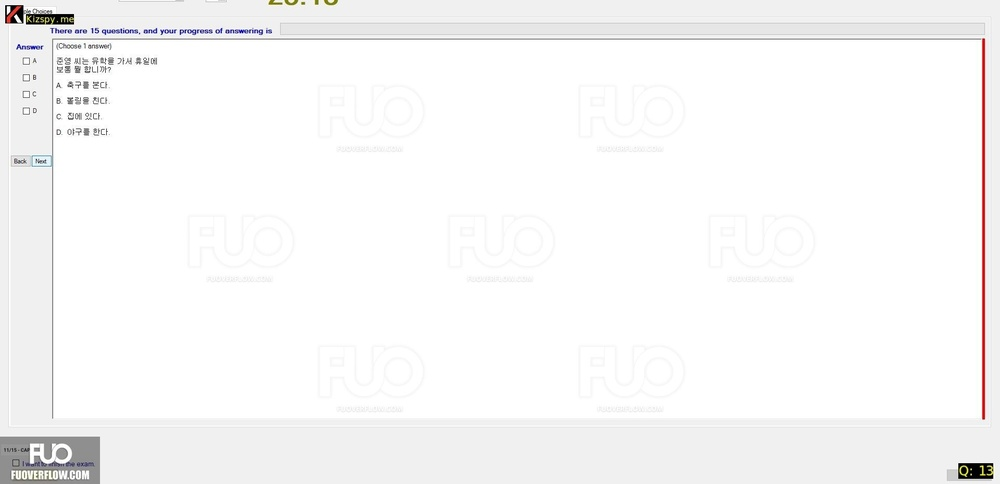
#> input picture nhung_dang_hinh/10.jpg, 1000 x 484 px, shrunk from 1920 x 930 before the run
$ python test_focus2.py
#> lines starting #> are read from the running program, lines starting #| are printed output that depends on the picture; after the words box and inside, x2 and y2 are one past the last pixel; in counts of white or black regions, pixels touching at a corner belong together
import cv2
import pytesseract
import re
from PIL import Image

# Đặt đường dẫn tới Tesseract executable (nếu cần thiết, chỉ áp dụng cho Windows)
#pytesseract.pytesseract.tesseract_cmd = r'C:\Users\ACER\Downloads\Thuctap\tesseract.exe'
pytesseract.pytesseract.tesseract_cmd = r'C:\Program Files\Tesseract-OCR\tesseract.exe'

def extract_text_from_contours(image_path, target_chars='ABCD', lang='kor'):
    # Đọc hình ảnh
#> called with image_path = 'nhung_dang_hinh/10.jpg', target_chars = 'ABCD', lang = 'kor'
    img = cv2.imread(image_path)
#> img is the input picture: shape (484, 1000, 3); mean B, G, R 247.6, 247.6, 247.9

    # Chuyển đổi hình ảnh sang grayscale
    gray = cv2.cvtColor(img, cv2.COLOR_BGR2GRAY)

    # Áp dụng ngưỡng để nhị phân hóa hình ảnh
    _, thresh = cv2.threshold(gray, 150, 255, cv2.THRESH_BINARY_INV)
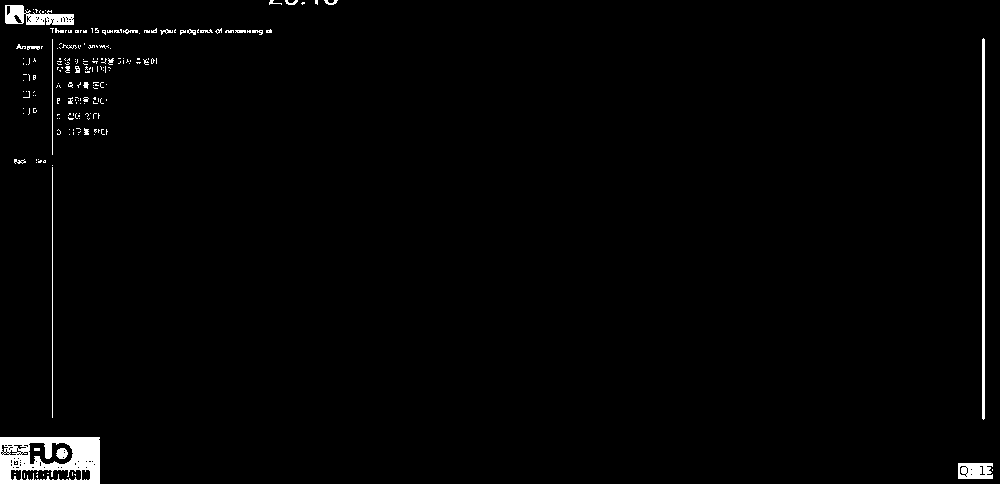
#> thresh: shape (484, 1000); 1.6% white; 200 white regions (172 under 20 px)

    # Tìm các đường viền trong hình ảnh
    contours, _ = cv2.findContours(thresh, cv2.RETR_EXTERNAL, cv2.CHAIN_APPROX_SIMPLE)
#> contours = 190 contours, 180 with area under 20; largest, box (x1, y1, x2, y2) and area: (0, 437, 100, 484) 4553, (5, 5, 74, 25) 791, (982, 38, 985, 420) 760, (958, 463, 993, 479) 474, (27, 46, 40, 50) 24

    detected_text = []

    for contour in contours:
        # Tìm khung hình chữ nhật bao quanh đường viền
        x, y, w, h = cv2.boundingRect(contour)

        # Cắt hình ảnh theo khung hình chữ nhật
        cropped_img = img[y:y+h, x:x+w]

        # Sử dụng pytesseract để nhận diện văn bản từ hình ảnh đã cắt
        text = pytesseract.image_to_string(cropped_img, lang=lang)

        # Kiểm tra nếu văn bản chứa bất kỳ ký tự nào trong target_chars
        if any(char in text for char in target_chars):
            detected_text.append(text.strip())

            # Vẽ khung hình chữ nhật xung quanh các ký tự được phát hiện
            cv2.rectangle(img, (x, y), (x + w, y + h), (0, 255, 0), 2)
#> this loop made 1 pass
#> (contour, x, y, w, h, cropped_img) on pass 1: ([[992, 469], [992, 470]], 992, 469, 1, 2, [[0, 61, 59], [0, 41, 41]])
#> after the loop, detected_text = []

    # Hiển thị hình ảnh với các khung chữ nhật đã được vẽ (tùy chọn)
    # cv2.imshow('Detected Characters', img)
    # cv2.waitKey(0)
    # cv2.destroyAllWindows()

    return detected_text

# Đường dẫn tới hình ảnh cần xử lý
image_path = 'nhung_dang_hinh/10.jpg'

# Nhận diện văn bản từ hình ảnh
#> (the run stopped early here; a loop or call above may not have finished)

$ run again, with nhung_dang_hinh/1.jpg copied over nhung_dang_hinh/10.jpg
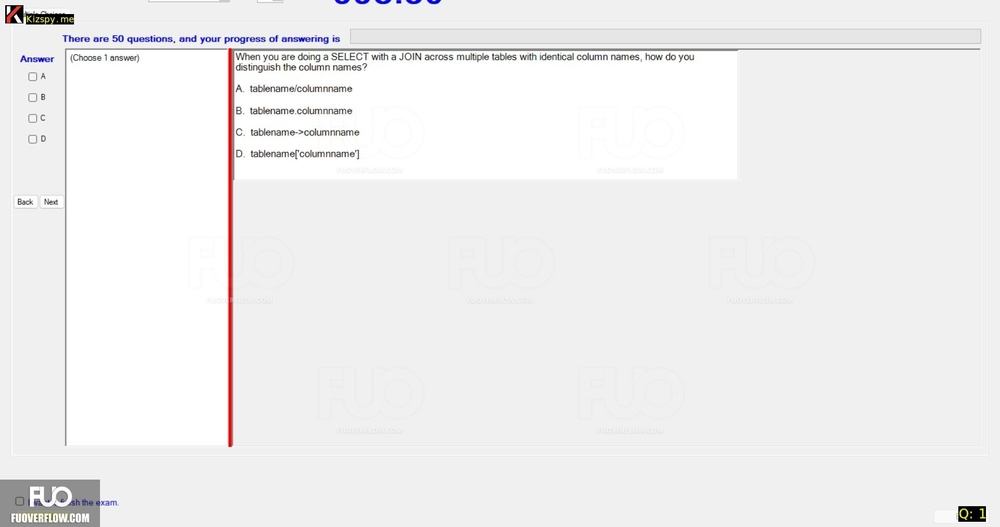
#> input picture nhung_dang_hinh/1.jpg, 1000 x 527 px, shrunk from 1920 x 1012 before the run
#> in extract_text_from_contours, img is the input picture: shape (527, 1000, 3); mean B, G, R 239.6, 239.4, 239.9
#> in extract_text_from_contours, `_, thresh = cv2.threshold(gray, 150, 255, cv2.THRESH_BINARY_INV)`:
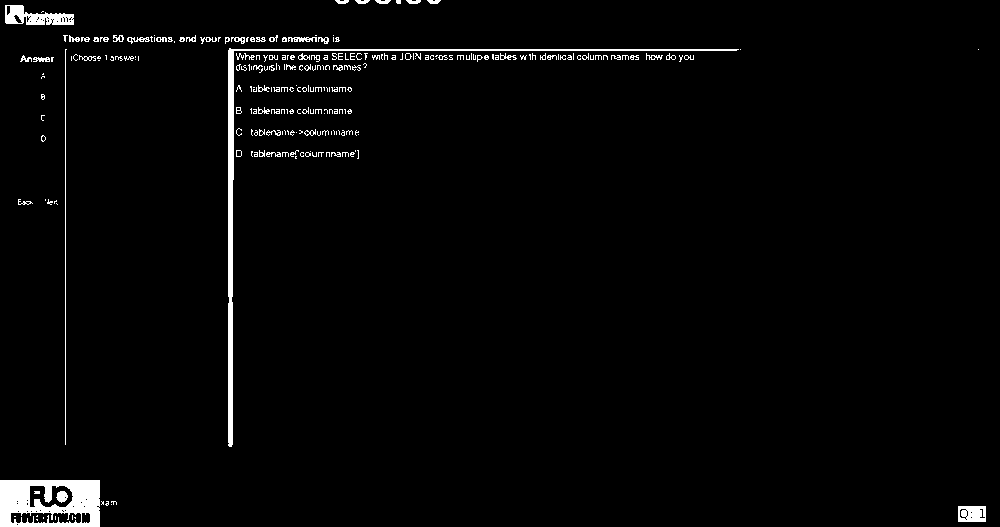
#> thresh: shape (527, 1000); 2.3% white; 249 white regions (180 under 20 px)
#> contours = 240 contours, 204 with area under 20; largest, box (x1, y1, x2, y2) and area: (0, 480, 100, 527) 4551, (228, 48, 739, 447) 2210, (5, 5, 74, 25) 802, (958, 506, 986, 522) 405, (288, 37, 317, 42) 66
#> the loop in extract_text_from_contours, `for contour in contours:` made 1 pass
#> (contour, x, y, w, h) on pass 1: ([[958, 506], [958, 521], [985, 521], [985, 506]], 958, 506, 28, 16)
#> after the loop in extract_text_from_contours, `for contour in contours:`: detected_text = []

$ run again, with nhung_dang_hinh/11.jpg copied over nhung_dang_hinh/10.jpg
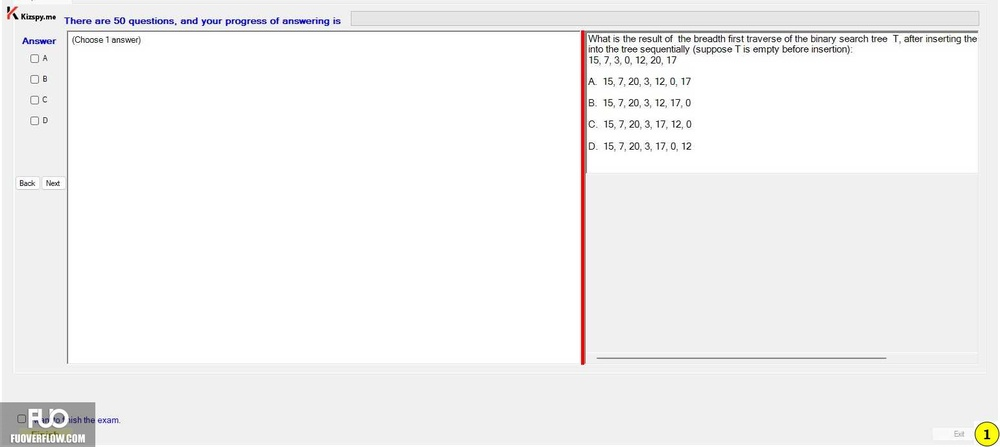
#> input picture nhung_dang_hinh/11.jpg, 1000 x 447 px, shrunk from 1542 x 690 before the run
#> in extract_text_from_contours, img is the input picture: shape (447, 1000, 3); mean B, G, R 243.4, 243.4, 244
#> in extract_text_from_contours, `_, thresh = cv2.threshold(gray, 150, 255, cv2.THRESH_BINARY_INV)`:
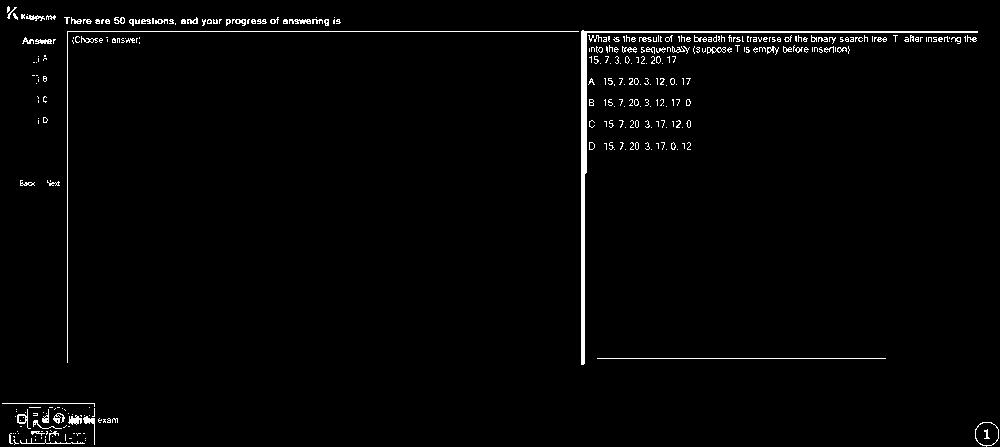
#> thresh: shape (447, 1000); 1.9% white in thin lines or dots
#> contours = 330 contours, 292 with area under 20; largest, box (x1, y1, x2, y2) and area: (581, 30, 978, 365) 1676, (975, 422, 999, 447) 448, (17, 409, 31, 429) 79, (707, 47, 726, 54) 67, (68, 415, 82, 425) 62
#> the loop in extract_text_from_contours, `for contour in contours:` made 1 pass
#> (x, y, w, h, cropped_img) on pass 1: (85, 440, 1, 1, [[150, 150, 150]])
#> after the loop in extract_text_from_contours, `for contour in contours:`: detected_text = []

$ run again, with nhung_dang_hinh/2.jpg copied over nhung_dang_hinh/10.jpg
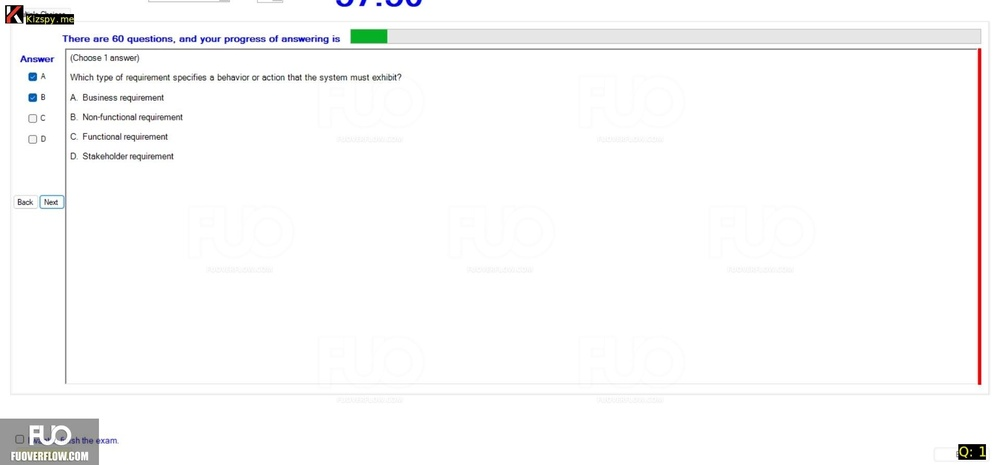
#> input picture nhung_dang_hinh/2.jpg, 1000 x 465 px, shrunk from 1920 x 892 before the run
#> in extract_text_from_contours, img is the input picture: shape (465, 1000, 3); mean B, G, R 250, 249.9, 250.2
#> in extract_text_from_contours, `_, thresh = cv2.threshold(gray, 150, 255, cv2.THRESH_BINARY_INV)`:
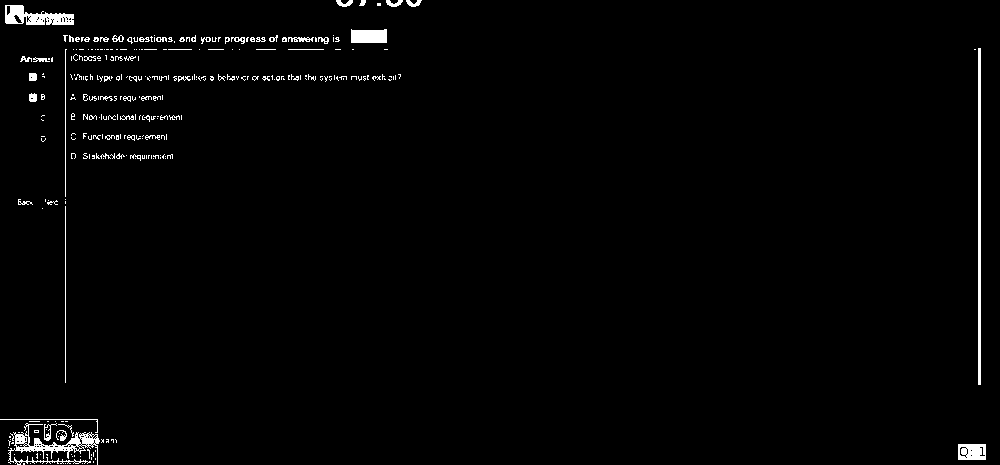
#> thresh: shape (465, 1000); 1.6% white; 302 white regions (240 under 20 px)
#> contours = 300 contours, 276 with area under 20; largest, box (x1, y1, x2, y2) and area: (8, 423, 100, 465) 947, (5, 5, 74, 25) 800, (978, 48, 981, 385) 672, (351, 29, 387, 43) 423, (958, 444, 986, 460) 405
#> the loop in extract_text_from_contours, `for contour in contours:` made 1 pass
#> (x, y, w, h, cropped_img) on pass 1: (82, 463, 1, 1, [[150, 150, 150]])
#> after the loop in extract_text_from_contours, `for contour in contours:`: detected_text = []
